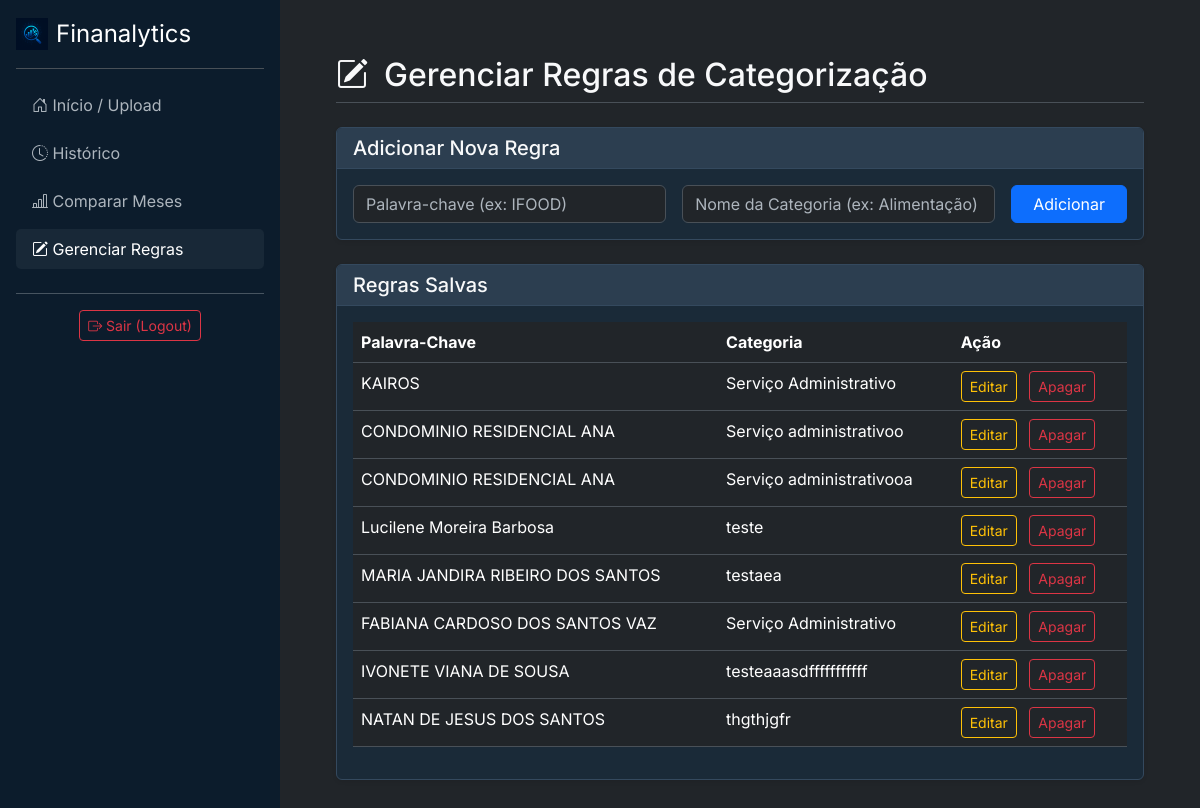
/regras/ (signed in), run on an earlier commit of the app's database.
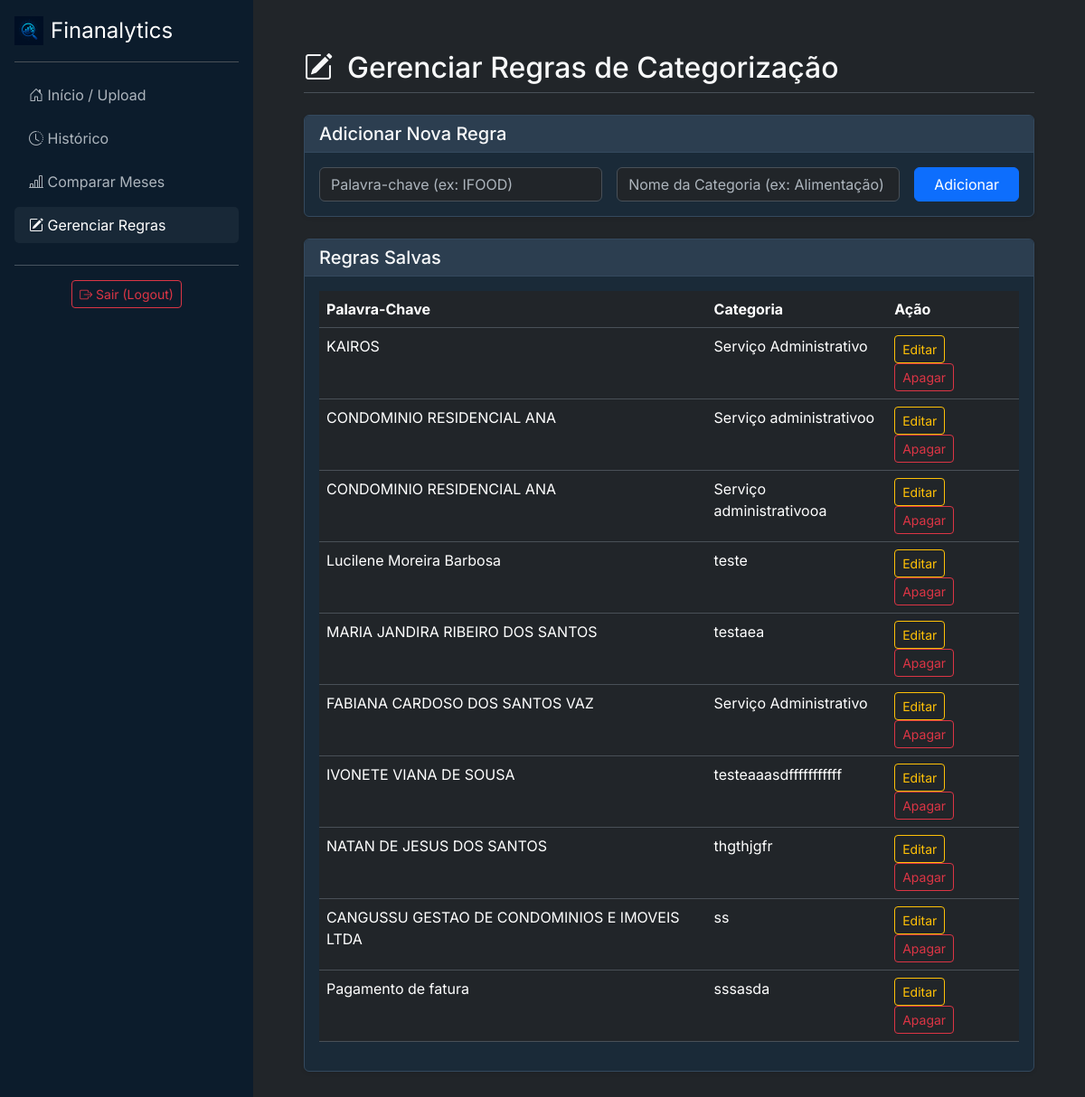
And on a later commit of the database.
### analisador/models.py (models this page shows, shortened)
class Regra(models.Model):
    usuario = models.ForeignKey(User, on_delete=models.CASCADE)
    palavra_chave = models.CharField(max_length=100)
    categoria = models.CharField(max_length=100)

### analisador/views.py (the view, shortened to what this page needs)
# urls.py: path('regras/', views.gerenciar_regras, name='gerenciar_regras'),
@login_required
def gerenciar_regras(request):
    extrato_id_origem = request.GET.get('from_report')
    regras_do_usuario = Regra.objects.filter(usuario=request.user)
    contexto = {
        'regras': regras_do_usuario,
        'active_page': 'regras',
        'extrato_id_origem': extrato_id_origem
    }
    return render(request, 'analisador/gerenciar_regras.html', contexto)

### analisador/templates/analisador/gerenciar_regras.html (shortened to what this page needs)
{% extends 'analisador/base.html' %}
{% block content %}
    <div class="d-flex justify-content-between align-items-center mb-4 pb-2 border-bottom">
        <h1 class="h2 mb-0"><i class="bi bi-pencil-square me-3"></i>Gerenciar Regras de Categorização</h1>
    </div>
    <div class="card shadow-sm mb-4">
        <div class="card-header">
            <h5 class="card-title mb-0">Adicionar Nova Regra</h5>
        </div>
        <div class="card-body">
            <form method="POST" class="row g-3 align-items-center">
                <div class="col-md-5">
                    <input type="text" name="palavra_chave" class="form-control" id="palavra_chave" placeholder="Palavra-chave (ex: IFOOD)" required>
                </div>
                <div class="col-md-5">
                    <input type="text" name="categoria" class="form-control" id="categoria" placeholder="Nome da Categoria (ex: Alimentação)" required>
                </div>
                <div class="col-md-2">
                    <button type="submit" class="btn btn-primary w-100">Adicionar</button>
                </div>
            </form>
        </div>
    </div>
    <div class="card shadow-sm">
        <div class="card-header">
            <h5 class="card-title mb-0">Regras Salvas</h5>
        </div>
        <div class="card-body">
             <table class="table table-hover">
                <thead>
                    <tr>
                        <th>Palavra-Chave</th>
                        <th>Categoria</th>
                        <th>Ação</th>
                    </tr>
                </thead>
                <tbody>
                    <tbody>
                        {% for regra in regras %}
                        <tr>
                            <td>{{ regra.palavra_chave }}</td>
                            <td>{{ regra.categoria }}</td>
                            <td>
                                <a href="{% url 'editar_regra' regra_id=regra.id %}" class="btn btn-sm btn-outline-warning me-2">Editar</a>
                                <form action="{% url 'apagar_regra' regra_id=regra.id %}" method="POST" class="d-inline" onsubmit="return confirm('Tem certeza que deseja apagar esta regra?');">
                                    <button type="submit" class="btn btn-sm btn-outline-danger">Apagar</button>
                                </form>
                            </td>
                        </tr>
                        {% endfor %}
                    </tbody>
            </table>
        </div>
    </div>
{% endblock %}

What changed in the data, as far as the page shows it:
added Regra: palavra_chave "CANGUSSU GESTAO DE CONDOMINIOS E IMOVEIS LTDA", categoria "ss"
added Regra: palavra_chave "Pagamento de fatura", categoria "sssasda"
